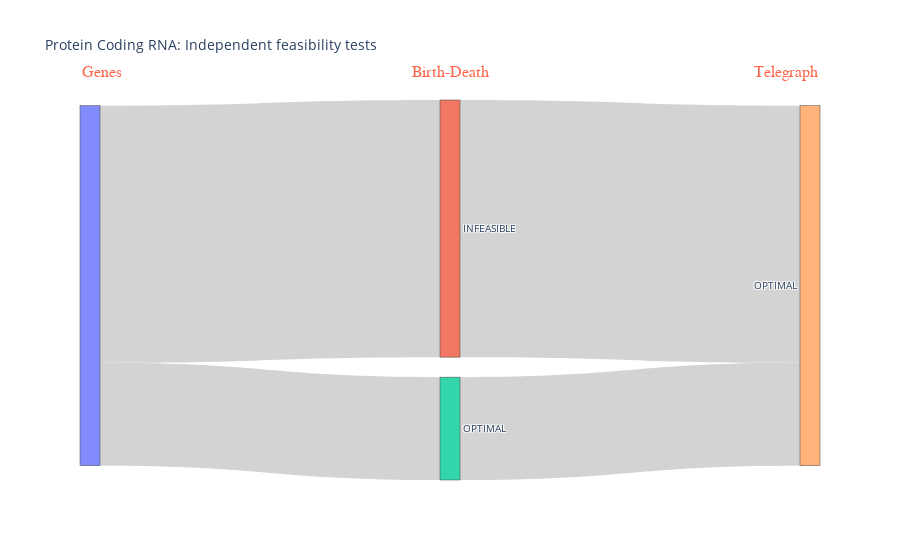

Write notebook code for a chart like this one.
### Code cell
sankey_from_df(result_df(optimization_pcRNA_BD, optimization_pcRNA_TE), "Protein Coding RNA: Independent feasibility tests")

### Figure 1 — Plotly figure (JSON) as saved in the notebook; plotly's stock layout.template omitted (floating-point values rounded to 4 significant figures)
{"data": [{"link": {"color": "lightgrey", "source": [0, 0, 0, 1, 1, 2, 2, 3, 3], "target": [1, 2, 3, 4, 5, 4, 5, 4, 5], "value": [70, 28, 0, 70, 0, 28, 0, 0, 0]}, "node": {"label": ["", "INFEASIBLE", "OPTIMAL", "None", "OPTIMAL", "None"]}, "type": "sankey"}], "layout": {"annotations": [{"align": "center", "font": {"color": "tomato", "family": "Courier New, monospace", "size": 16}, "showarrow": false, "text": "Genes", "x": 0, "xref": "paper", "y": 1.1, "yref": "paper"}, {"align": "center", "font": {"color": "tomato", "family": "Courier New, monospace", "size": 16}, "showarrow": false, "text": "Birth-Death", "x": 0.5, "xref": "paper", "y": 1.1, "yref": "paper"}, {"align": "center", "font": {"color": "tomato", "family": "Courier New, monospace", "size": 16}, "showarrow": false, "text": "Telegraph", "x": 1, "xref": "paper", "y": 1.1, "yref": "paper"}], "font": {"size": 10}, "plot_bgcolor": "rgba(0,0,0,0)", "title": {"text": "Protein Coding RNA: Independent feasibility tests"}, "xaxis": {"showgrid": false, "visible": false, "zeroline": false}, "yaxis": {"showgrid": false, "visible": false, "zeroline": false}}}
